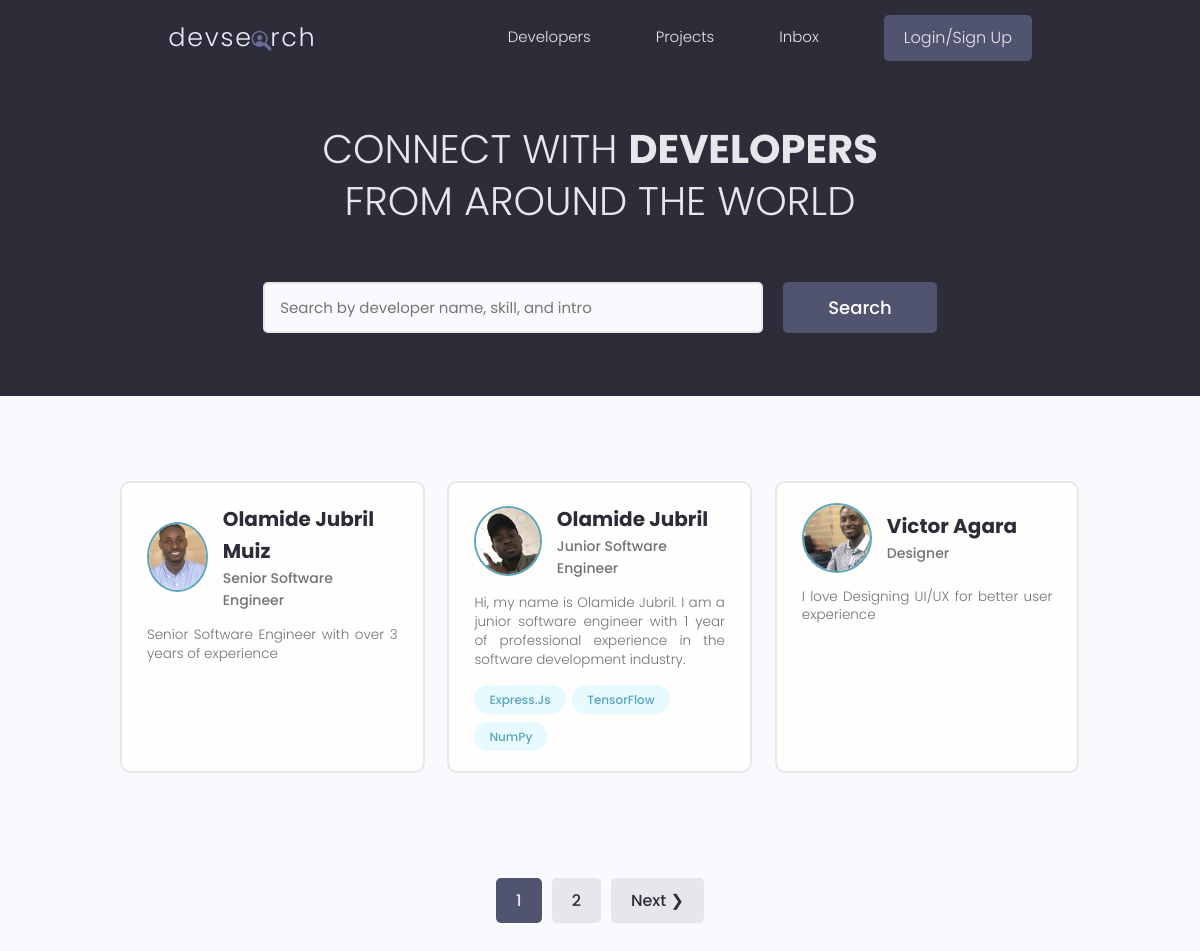
The page / on the database its author committed.
### account/models.py (models this page shows, shortened)
class Profile(models.Model):
    id = models.UUIDField(default=uuid.uuid4, unique=True,
                          primary_key=True, editable=False)
    user = models.OneToOneField(
        User, on_delete=models.CASCADE, null=True, blank=True)
    name = models.CharField(max_length=200, null=True, blank=True)
    username = models.CharField(max_length=200, null=True, blank=True)
    location = models.CharField(max_length=200, null=True, blank=True)
    email = models.EmailField(
        max_length=200, null=True, blank=True, unique=True)
    short_intro = models.CharField(max_length=200, null=True, blank=True)
    bio = models.TextField(null=True, blank=True)
    profile_image = models.ImageField(
        null=True, blank=True, upload_to='profile_images/', default='profile_images/user-default.png')
    github_profile = models.CharField(max_length=200, null=True, blank=True)
    social_twitter = models.CharField(max_length=200, null=True, blank=True)
    linkedIn_profile = models.CharField(max_length=200, null=True, blank=True)
    youtube_channel = models.CharField(max_length=200, null=True, blank=True)
    website_url = models.CharField(max_length=200, null=True, blank=True)
    createdAt = models.DateTimeField(auto_now_add=True)

class Skill(models.Model):
    id = models.UUIDField(default=uuid.uuid4, unique=True,
                          primary_key=True, editable=False)
    owner = models.ForeignKey(
        Profile, on_delete=models.CASCADE, null=True, blank=True)
    name = models.CharField(max_length=200, null=True, blank=True)
    description = models.TextField(max_length=200, null=True, blank=True)
    createdAt = models.DateTimeField(auto_now_add=True)
    def __str__(self):
        return self.name

### account/views.py (the view)
# urls.py: path('', views.profiles, name='profiles'),
def profiles(request):
    profiles, search_query = searchProfiles(request)
    custom_range, profiles = paginateProfiles(request, profiles, 3)
    context = {
        'profiles': profiles,
        'search_query': search_query,
        "custom_range": custom_range
    }
    return render(request, 'account/profiles.html', context)

### account/utiils.py (called while the page is built)
def searchProfiles(request):
    search_query = ''
    if request.GET.get('search_query'):
        search_query = request.GET.get('search_query')
    skills = Skill.objects.filter(name__icontains=search_query)
    profiles = Profile.objects.distinct().filter(
        Q(name__icontains=search_query) |
        Q(short_intro__icontains=search_query) |
        Q(skill__in=skills)
    )
    return profiles, search_query

def paginateProfiles(request, profiles, prfile_per_page):
    page = request.GET.get('page')
    paginator = Paginator(profiles, prfile_per_page)
    try:
        profiles = paginator.page(page)
    except PageNotAnInteger:
        page = 1
        profiles = paginator.page(page)
    except EmptyPage:
        page = paginator.num_pages
        profiles = paginator.page(page)
    leftIndex = (int(page) - 4)
    if leftIndex < 1:
        leftIndex = 1
    rightIndex = (int(page) + 5)
    if rightIndex > paginator.num_pages:
        rightIndex = paginator.num_pages + 1
    custom_range = range(leftIndex, rightIndex)
    return custom_range, profiles

### account/templates/account/profiles.html (shortened to what this page needs)
{% extends 'main.html'%}
{% block content %}
  <main class="home">
    <section class="hero-section text-center">
      <div class="container container--narrow">
        <div class="hero-section__box">
          <h2>CONNECT WITH <span>DEVELOPERS</span></h2>
          <h2>FROM AROUND THE WORLD</h2>
        </div>
        <div class="hero-section__search">
          <form id="searchForm" class="form" action="{% url 'profiles' %}" method="get">
            <div class="form__field">
              <input class="input input--text" id="formInput#search" type="text" name="search_query"
                placeholder="Search by developer name, skill, and intro" value="{{ search_query }}" />
            </div>
            <input class="btn btn--sub btn--lg" type="submit" value="Search" />
          </form>
        </div>
      </div>
    </section>
    <section class="devlist">
      <div class="container">
        <div class="grid grid--three">
          {% for profile in profiles %}
            <div class="column card">
              <div class="dev">
                <a href="{% url 'user_profile' profile.id %}" class="card__body">
                  <div class="dev__profile">
                    <img class="avatar avatar--md" src="{{ profile.profile_image.url }}" alt="{{ profile.username }}" />
                    <div class="dev__meta">
                      <h3>{{profile.name}}</h3>
                      <h5>{{profile.short_intro|slice:"60"}}</h5>
                    </div>
                  </div>
                  <p class="dev__info">{{profile.bio|slice:"150"}}</p>
                  <div class="dev__skills">
                    {% for skill in profile.skill_set.all|slice:"5" %}
                      <span class="tag tag--pill tag--main">
                        <small>{{ skill }}</small>
                      </span>
                    {% endfor %}
                  </div>
                </a>
              </div>
            </div>
          {% endfor %}
        </div>
      </div>
    </section>
    {% include 'pagination.html' with query_set=profiles custom_range=custom_range %}
  </main>
{% endblock content %}

### static/css/app.css (style rules this page uses)
:root { --color-sub: #2d2d39; }
.btn--sub { background-color: var(--color-sub-light); }
.card { border: 2px solid var(--color-light); }
img { width: 100%; }
.hero-section { height: 40vh; display: flex; align-items: center; background-color: var(--color-sub); }
.hero-section__box { margin-bottom: 4rem; }
.hero-section__box > h2, .hero-section__box > h2 > span { font-size: 4rem; color: var(--color-light); line-height: 1.3; text-transform: uppercase; }
.hero-section__box > h2 { font-weight: 300; }
.hero-section__box > h2 > span { font-weight: 700; }
.hero-section__search > .form { display: flex; align-items: center; justify-content: center; gap: 2rem; }
.hero-section__search > .form input.input--text { width: 50rem; }
.devlist { margin-top: 8rem; }
.devlist .grid { align-items: stretch; }
.devlist .dev .dev__profile { display: flex; align-items: center; gap: 1.5rem; }
.devlist .dev .dev__meta h3 { color: var(--color-sub); font-size: 2rem; font-weight: 700; }
.devlist .dev .dev__meta h5 { color: var(--color-text); font-size: 1.4rem; font-weight: 500; }
.devlist .dev .dev__info { margin: 1.5rem 0; font-size: 1.35rem; line-height: 1.4; text-align: justify; }

### static/uikit/styles/modules/_variables.css (style rules this page uses)
:root { --color-main: #5aa5b9; --color-main-light: #e6faff; --color-sub: #3f4156; --color-sub-light: #51546e; --color-sub-lighter: #ededfd; --color-text: #737373; --color-gray: #8b8b8b; --color-light: #e5e7eb; --color-light-gray: #767676; --color-bg: #f8fafd; --color-white: #fffefd; --color-white-light: #f3f3f3; --color-success: #359e64; --color-success-bg: #def8e8; --color-error: #fc4b0b; --color-error-bg: #fff2ee; --font-base: 'Poppins', arial, helvetica, 'Segoe UI', roboto, ubuntu, sans-serif; --font-monospace: 'Fira Code', 'Courier New', courier, monospace; --font-regular: 300; --font-medium: 500; --font-bold: 700; --generic-shadow: 1px 1px 5px #00000010; --generic-transition: all 0.3s ease-in-out; }

### static/uikit/styles/modules/_base.css (style rules this page uses)
* { margin: 0; padding: 0; box-sizing: border-box; text-rendering: optimizeLegibility; color: inherit; font-size: inherit; }
html { font-size: 50%; }
@media only screen and (min-width: 480px) { html { font-size: 56.25%; } }
@media only screen and (min-width: 1200px) { html { font-size: 62.5%; } }
body { line-height: 1.6; font-weight: 400; font-size: 1.5rem; color: var(--color-text); background-color: var(--color-bg); min-height: 100vh; }

### static/uikit/styles/modules/_typography.css (style rules this page uses)
* { font-family: var(--font-base); }
h2 { font-size: 3.6rem; font-weight: var(--font-bold); }
h3 { font-size: 3.2rem; font-weight: var(--font-medium); }
h5 { font-size: 2.4rem; font-weight: var(--font-medium); }
h5, h6 { font-weight: var(--font-regular); }
p, span, strong { font-size: 1.6rem; color: var(--color-text); font-weight: var(--font-regular); }
a { padding-bottom: 2px; text-decoration: none; display: inline-block; color: var(--color-main); font-weight: var(--font-medium); }

### static/uikit/styles/modules/_utilities.css (style rules this page uses)
.container { width: 92%; max-width: 165rem; margin: 0 auto; box-sizing: border-box; }
.container--narrow { width: 92%; max-width: 120rem; }
@media screen and (min-width: 1000px) { .container { width: 90%; } }
@media screen and (min-width: 1000px) { .container--narrow { width: 85%; } }
@media screen and (min-width: 1200px) { .container { width: 80%; } }
@media screen and (min-width: 1200px) { .container--narrow { width: 72%; } }
.text-center { text-align: center; }

### static/uikit/styles/modules/_avatar.css (style rules this page uses)
.avatar { border-radius: 50%; border: 2px solid var(--color-main); object-fit: cover; }
.avatar--md { height: 7rem; width: 7rem; }

### static/uikit/styles/modules/_button.css (style rules this page uses)
.btn { display: inline-block; position: relative; cursor: pointer; background-color: var(--color-light); font-weight: var(--font-medium); color: var(--color-sub); text-decoration: none; padding: 1rem 2rem; border-radius: 0.5rem; border: none; width: -webkit-fit-content; width: -moz-fit-content; width: fit-content; height: -webkit-fit-content; height: -moz-fit-content; height: fit-content; font-size: 1.6rem; outline-width: 0; outline-color: transparent; -webkit-backface-visibility: hidden; backface-visibility: hidden; transition: all 0.3s ease-in-out; }
.btn--sub { background-color: var(--color-sub); color: var(--color-white); }
.btn--lg { font-size: 1.8rem; padding: 1.2rem 4.5rem; }

### static/uikit/styles/modules/_card.css (style rules this page uses)
.card { border-radius: 1rem; background-color: var(--color-white); border: 1.5px solid var(--color-light); width: auto; height: auto; margin-top: 0.5rem; margin-bottom: 0.5rem; overflow: hidden; }
.card__body, .card__header { padding: 2rem 2.5rem; }

### rows shown on the page
Profile: profile_image (picture), name "Olamide Jubril Muiz", short_intro "Senior Software Engineer", bio "Senior Software Engineer with over 3 years of experience"
Profile: profile_image (picture), name "Olamide Jubril", short_intro "Junior Software Engineer", bio "Hi, my name is Olamide Jubril. I am a junior software engineer with 1 year of professional experience in the software development industry."
Skill: name "Express.Js"
Skill: name "TensorFlow"
Skill: name "NumPy"
Profile: profile_image (picture), name "Victor Agara", short_intro "Designer", bio "I love Designing UI/UX for better user experience"

### other values the page prints
{{ page }} "1"
{{ page }} "2"
